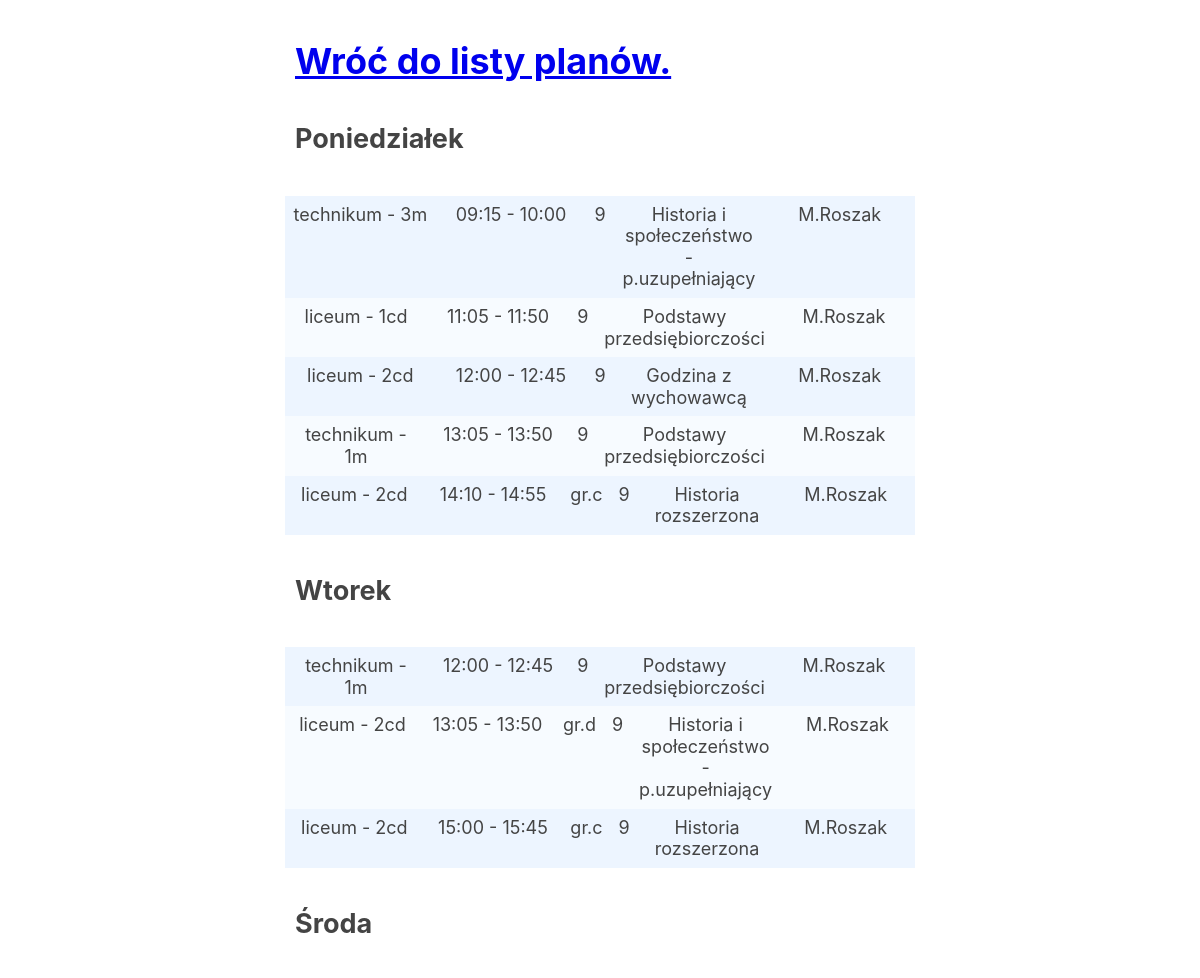
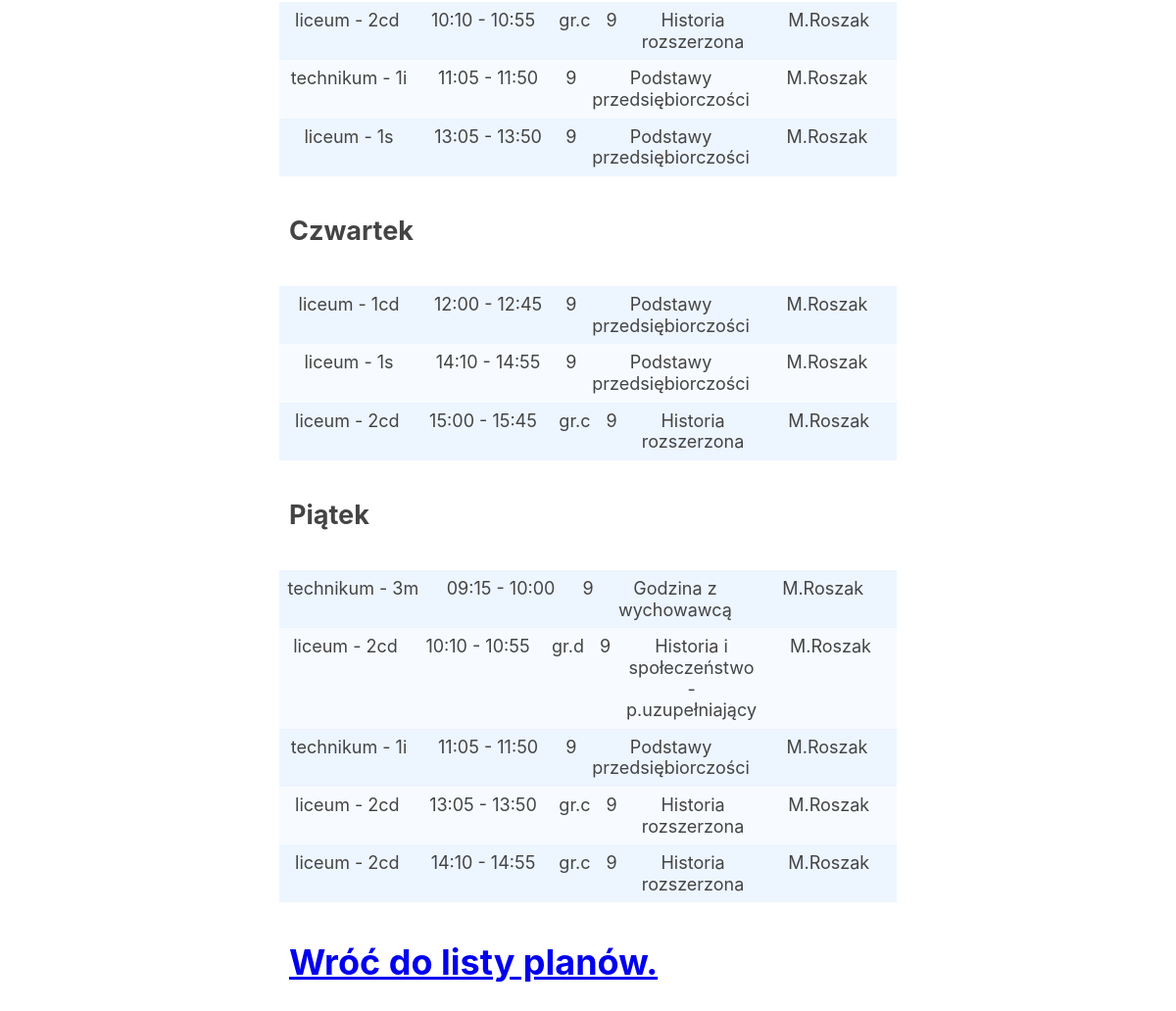
The app's page /display/plan.php?teacher=M.Roszak with its own data (2 pictures, top to bottom).
### tables this page shows
CREATE TABLE jednostki_lekcyjne (class, class_teacher, classroom, d_friday, d_monday, d_thursday, d_tuesday, d_wednesday, entire_class, group_name, id, lesson_id, period, period_end, period_start, subject, subject_color, subject_id, teacher, teacher_id, week_a, week_b);

### display/plan.php (the view, shortened to what this page needs)
<link rel="stylesheet" href="style.css">
<h1><a href="./">Wróć do listy planów.</a></h1>
<?php
$db = new SQLite3('baza.db');
$statement = "SELECT * FROM jednostki_lekcyjne";
if ($_GET)
	$statement .= " WHERE ";
$params = [];
$where = [];
foreach ($_GET as $filter => $value) {
	$where[] = "$filter = :$filter";
	$params[":$filter"] = $value;
}
$statement .= implode(" AND ", $where);
$statement .= " ORDER BY period_start ASC";
$stat = $db->prepare($statement);
foreach ($params as $key => $val)
	$stat->bindParam($key, $value, SQLITE3_TEXT);
$res = $stat->execute();
$days = ["d_monday" => "Poniedziałek", "d_tuesday" => "Wtorek", "d_thursday" => "Środa", "d_wednesday" => "Czwartek", "d_friday" => "Piątek"];
$lessons_by_day = [];
foreach (array_keys($days) as $day)
	$lessons_by_day[$day] = [];
while ($row = $res->fetchArray(SQLITE3_ASSOC))
	foreach (array_keys($lessons_by_day) as $day)
		if ($row[$day] == "1")
			$lessons_by_day[$day][] = $row;
foreach ($days as $day_index => $day) {
	echo "<h2>$day</h2>";
	foreach ($lessons_by_day[$day_index] as $lesson) {
		$t1 = $lesson['period_start'];
		$t2 = $lesson['period_end'];
		$teacher = $lesson['teacher'];
		$classroom = $lesson['classroom'];
		$class = $lesson['class'];
		$sub = $lesson['subject'];
		$entire = $lesson['entire_class'] == '1';
		$group = $lesson['group_name'];
		$_grouptxt = $entire ? "" : "$group";
		$template = "
		<div class='lesson'>
			<div class='lesson__class'>$class</div>
			<div class='lesson__time'>$t1 - $t2</div>
			<div class='lesson__group'>$_grouptxt</div>
			<div class='lesson__classroom'>$classroom</div>
			<div class='lesson__subject'>$sub</div>
			<div class='lesson__teacher'>$teacher</div>
		</div>";
		echo $template;
	}
}
?>
<h1><a href="./">Wróć do listy planów.</a></h1>

### display/style.css (style rules this page uses)
* { box-sizing: border-box; margin: 0; padding: 0; line-height: 1.2em; }
h1, h2, h3 { line-height:1.2; }
h1,h2,h3,h4,h5,h6 { padding: inherit; margin: inherit; }
.lesson { display: flex; flex-direction: row; flex-wrap: nowrap; }
.lesson > div { flex: 1 1; padding: 8px; text-align: center; }
.lesson:nth-child(2n+1) { background: #edf5ff; }
.lesson:nth-child(2n) { background: #f7fbff; }
.lesson > div.lesson__classroom, .lesson > div.lesson__group { flex: 0 1; }

### records on screen
jednostki_lekcyjne: class "technikum - 3m", period_start "09:15", period_end "10:00", classroom "9", subject "Historia i społeczeństwo - p.uzupełniający", teacher "M.Roszak"
jednostki_lekcyjne: class "liceum - 1cd", period_start "11:05", period_end "11:50", classroom "9", subject "Podstawy przedsiębiorczości", teacher "M.Roszak"
jednostki_lekcyjne: class "liceum - 2cd", period_start "12:00", period_end "12:45", classroom "9", subject "Godzina z wychowawcą", teacher "M.Roszak"
jednostki_lekcyjne: class "technikum - 1m", period_start "13:05", period_end "13:50", classroom "9", subject "Podstawy przedsiębiorczości", teacher "M.Roszak"
jednostki_lekcyjne: class "liceum - 2cd", period_start "14:10", period_end "14:55", group_name "gr.c", classroom "9", subject "Historia rozszerzona", teacher "M.Roszak"
jednostki_lekcyjne: class "technikum - 1m", period_start "12:00", period_end "12:45", classroom "9", subject "Podstawy przedsiębiorczości", teacher "M.Roszak"
jednostki_lekcyjne: class "liceum - 2cd", period_start "13:05", period_end "13:50", group_name "gr.d", classroom "9", subject "Historia i społeczeństwo - p.uzupełniający", teacher "M.Roszak"
jednostki_lekcyjne: class "liceum - 2cd", period_start "15:00", period_end "15:45", group_name "gr.c", classroom "9", subject "Historia rozszerzona", teacher "M.Roszak"
jednostki_lekcyjne: class "liceum - 2cd", period_start "10:10", period_end "10:55", group_name "gr.c", classroom "9", subject "Historia rozszerzona", teacher "M.Roszak"
jednostki_lekcyjne: class "technikum - 1i", period_start "11:05", period_end "11:50", classroom "9", subject "Podstawy przedsiębiorczości", teacher "M.Roszak"
jednostki_lekcyjne: class "liceum - 1s", period_start "13:05", period_end "13:50", classroom "9", subject "Podstawy przedsiębiorczości", teacher "M.Roszak"
jednostki_lekcyjne: class "liceum - 1cd", period_start "12:00", period_end "12:45", classroom "9", subject "Podstawy przedsiębiorczości", teacher "M.Roszak"
jednostki_lekcyjne: class "liceum - 1s", period_start "14:10", period_end "14:55", classroom "9", subject "Podstawy przedsiębiorczości", teacher "M.Roszak"
jednostki_lekcyjne: class "liceum - 2cd", period_start "15:00", period_end "15:45", group_name "gr.c", classroom "9", subject "Historia rozszerzona", teacher "M.Roszak"
jednostki_lekcyjne: class "technikum - 3m", period_start "09:15", period_end "10:00", classroom "9", subject "Godzina z wychowawcą", teacher "M.Roszak"
jednostki_lekcyjne: class "liceum - 2cd", period_start "10:10", period_end "10:55", group_name "gr.d", classroom "9", subject "Historia i społeczeństwo - p.uzupełniający", teacher "M.Roszak"
jednostki_lekcyjne: class "technikum - 1i", period_start "11:05", period_end "11:50", classroom "9", subject "Podstawy przedsiębiorczości", teacher "M.Roszak"
jednostki_lekcyjne: class "liceum - 2cd", period_start "13:05", period_end "13:50", group_name "gr.c", classroom "9", subject "Historia rozszerzona", teacher "M.Roszak"
jednostki_lekcyjne: class "liceum - 2cd", period_start "14:10", period_end "14:55", group_name "gr.c", classroom "9", subject "Historia rozszerzona", teacher "M.Roszak"

### other values on screen
$day "Poniedziałek"
$day "Wtorek"
$day "Środa"
$day "Czwartek"
$day "Piątek"
